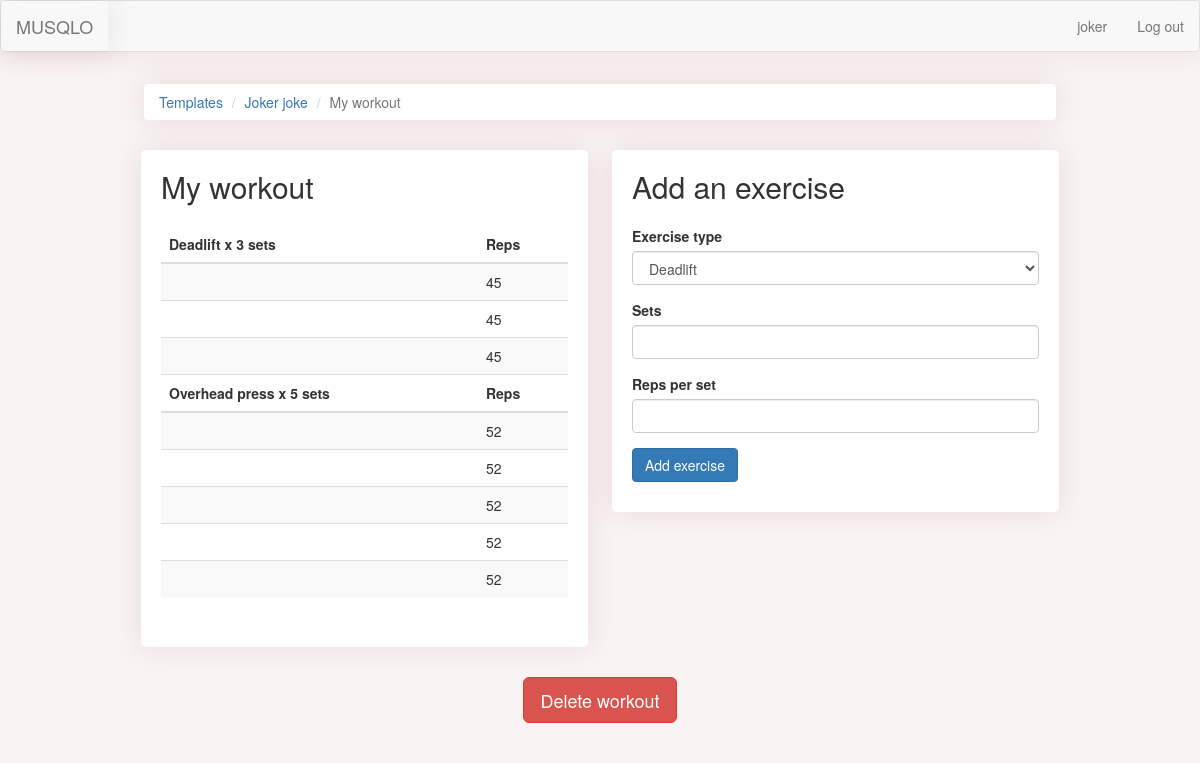
The page /workout-templates/1 (signed in) on the database as committed earlier.
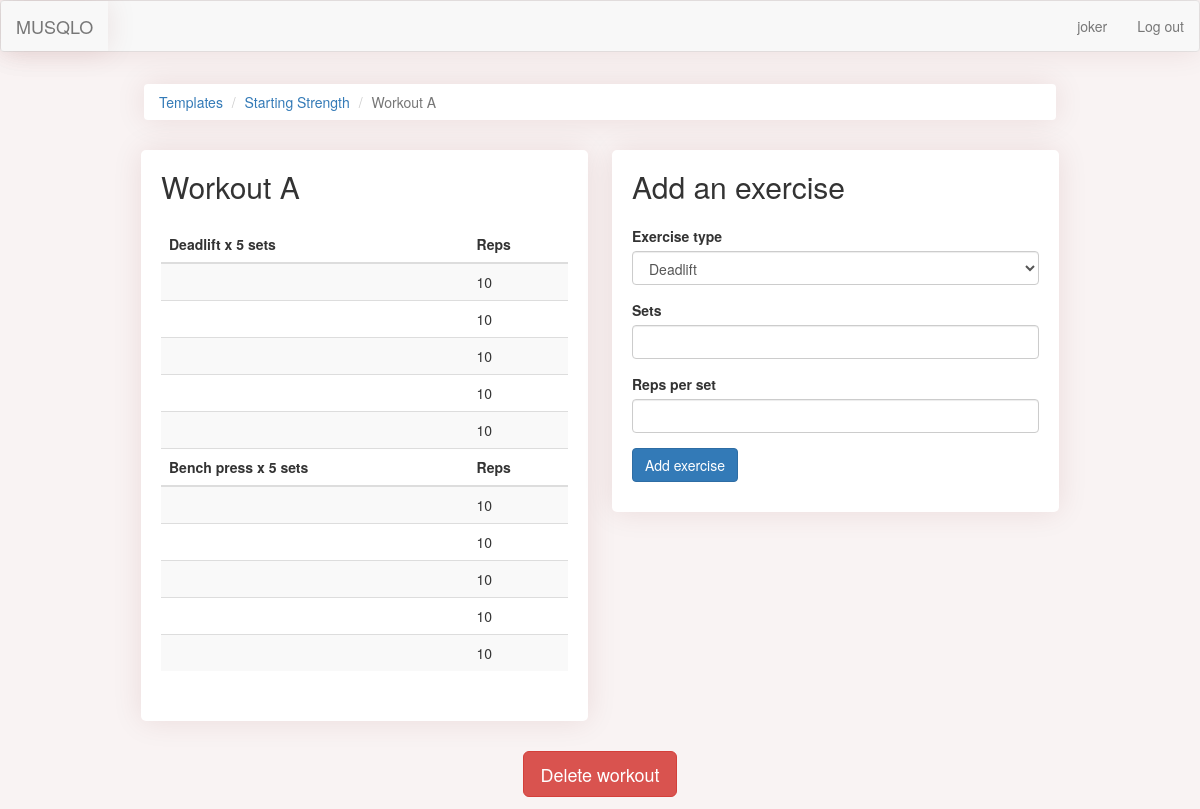
The same page on the database as committed later.
### main.py (models this page shows)
class User(UserMixin, db.Model):
    __tablename__ = "users"
    id = Column(Integer, primary_key=True)
    email = Column(String(100), unique=True)
    password = Column(String(100))
    name = Column(String(100))
    program_templates = relationship("ProgramTemplate", back_populates="user")
    programs = relationship("Program", back_populates="user")

class ProgramTemplate(db.Model):
    __tablename__ = "programTemplates"
    id = Column(Integer, primary_key=True)
    user_id = Column(Integer, ForeignKey("users.id"))
    user = relationship("User", back_populates="program_templates")
    name = Column(String(250), nullable=False)
    workout_templates = relationship("WorkoutTemplate", back_populates="parent_program_template")

class WorkoutTemplate(db.Model):
    __tablename__ = "workoutTemplates"
    id = Column(Integer, primary_key=True)
    name = Column(String(250), nullable=False)
    program_template_id = Column(Integer, ForeignKey("programTemplates.id"))
    parent_program_template = relationship("ProgramTemplate", back_populates="workout_templates")
    exercise_templates = relationship("ExerciseTemplate", back_populates="parent_workout_template")
    days = relationship('Day',
                        secondary="workoutdays",
                        back_populates="workout_templates")

class ExerciseTemplate(db.Model):
    __tablename__ = "exerciseTemplates"
    id = Column(Integer, primary_key=True)
    type = Column(String(200), nullable=False)
    workout_template_id = Column(Integer, ForeignKey("workoutTemplates.id"))
    parent_workout_template = relationship("WorkoutTemplate", back_populates="exercise_templates")
    set_templates = relationship("SetTemplate", back_populates="parent_exercise_template")

class SetTemplate(db.Model):
    __tablename__ = "setTemplates"
    id = Column(Integer, primary_key=True)
    reps = Column(Integer, nullable=False)
    exercise_id = Column(Integer, ForeignKey("exerciseTemplates.id"))
    parent_exercise_template = relationship("ExerciseTemplate", back_populates="set_templates")

### main.py (the view, shortened to what this page needs)
@app.route("/workout-templates/<int:workout_template_id>", methods=["GET", "POST"])
@protect_workout_template
def show_workout_template(workout_template_id):
    current_workout_template = WorkoutTemplate.query.get(workout_template_id)
    add_exercise_form = AddExerciseForm()
    return render_template("show-workout-template.html", workout=current_workout_template, form=add_exercise_form)

### forms.py
class AddExerciseForm(FlaskForm):
    type = SelectField("Exercise type", choices=["Deadlift", "Bench press", "Overhead press"])
    sets = IntegerField("Sets", validators=[DataRequired()])
    reps_per_set = IntegerField("Reps per set", validators=[DataRequired()])
    add = SubmitField("Add exercise")

### main.py (called while the page is built)
@login_manager.user_loader
def load_user(user_id):
    return User.query.get(int(user_id))

def protect_workout_template(f):
    @wraps(f)
    def decorated_function(workout_template_id, *args, **kwargs):
        requested_workout_template = WorkoutTemplate.query.get(workout_template_id)
        if requested_workout_template.parent_program_template.user_id != current_user.id:
            return abort(403)
        return f(workout_template_id, *args, **kwargs)
    return decorated_function

### templates/show-workout-template.html
{% extends 'bootstrap/base.html' %}
{% import "bootstrap/wtf.html" as wtf %}
{% block content %}
{% include "header.html" %}
    <ol class="breadcrumb">
      <li><a href="{{url_for('dashboard')}}">Templates</a></li>
     <li><a href="{{url_for('show_program_template', program_template_id=workout.parent_program_template.id)}}">{{workout.parent_program_template.name}}</a></li>
      <li class="active">{{ workout.name }}</li>
    </ol>
    <div class="row">
        <div class="col-lg-6">
            <div class="card">
                <h2 class="card-title">{{ workout.name }}</h2>
                <table class="table table-striped">
                    {% for exercise in workout.exercise_templates: %}
                        <thead>
                            <tr>
                                <th scope="col">{{exercise.type}} x {{ exercise.set_templates|count }} sets</th>
                                <th scope="col">Reps</th>
                            </tr>
                        </thead>
                        <tbody>
                        {% for set in exercise.set_templates|reverse: %}
                            <tr>
                                <td></td>
                                <td>{{set.reps}}</td>
                            </tr>
                        {% endfor %}
                        </tbody>
                    {% endfor %}
                </table>
            </div>
        </div>
        <div class="col-lg-6">
             <div class="card">
                <h2 class="card-title">Add an exercise</h2>
                {{ wtf.quick_form(form, novalidate=True, button_map={"add": "primary"}) }}
             </div>
        </div>
    </div>
    <div class="text-center">
        <a class="btn btn-lg btn-danger" href="{{url_for('delete_workout_template', workout_template_id=workout.id)}}">Delete workout</a>
    </div>
{% include "footer.html" %}
{% endblock %}

### templates/header.html (shortened to what this page needs)
<!DOCTYPE html>
<html lang="en">
<head>
    <link href="{{ url_for('static', filename='css/styles.css')}}" rel="stylesheet">
</head>
<body>
<nav class="navbar navbar-default" role="navigation">
  <div class="navbar-header">
    <a class="navbar-brand" href="{{url_for('home')}}">MUSQLO</a>
  </div>
  <div class="collapse navbar-collapse" id="navbar-links">
  <ul class="nav navbar-nav navbar-right">
    {% if current_user.is_authenticated: %}
    <li><a href="{{url_for('user')}}">{{ current_user.name }}</a></li>
    <li><a href="{{url_for('logout')}}">Log out</a></li>
    {% else: %}
    <li><a href="{{ url_for('login') }}">Log in</a></li>
    <li><a href="{{ url_for('register') }}">Register</a></li>
    {% endif %}
  </ul>
  </div>
</nav>
<div class="container-fluid">

### templates/footer.html
</div>
</body>
</html>

### static/css/styles.css (style rules this page uses)
body { background-color: #F9F3F3; }
.container-fluid { padding: 1% 12%; }
.card { background-color: #FFFFFF; border-radius: 5px; box-shadow: 0px 0 30px rgba(112, 1, 20, 0.1); padding: 0 20px 30px; margin-bottom: 30px; }
.breadcrumb { background-color: #FFFFFF; box-shadow: 0px 0 30px rgba(112, 1, 20, 0.1); margin-bottom: 30px; }
.card-title { padding: 20px 0 15px; margin: 0 0 8px 0; }
.col-lg-6 { padding: 0 12px; }
.navbar-collapse { box-shadow: 0px 0 30px rgba(112, 1, 20, 0.1); }
.navbar-header { box-shadow: 0px 0 30px rgba(112, 1, 20, 0.1); }

Rows that differ between the two databases and show on the page:
changed ProgramTemplate: parent_program_template.name "Joker joke" → "Starting Strength"
changed WorkoutTemplate: name "My workout" → "Workout A"
changed ExerciseTemplate "Deadlift": set_templates|count "3" → "5"; gains SetTemplate (reps "10")
changed SetTemplate (number 3 of 10 on the later page): reps "45" → "10"
changed SetTemplate (number 4 of 10 on the later page): reps "45" → "10"
changed SetTemplate (number 5 of 10 on the later page): reps "45" → "10"
changed ExerciseTemplate: gains SetTemplate (reps "10"); type "Overhead press" → "Bench press"; loses SetTemplate (reps "52")
changed SetTemplate (number 8 of 10 on the later page): reps "52" → "10"
changed SetTemplate (number 9 of 10 on the later page): reps "52" → "10"
changed SetTemplate (number 10 of 10 on the later page): reps "52" → "10"
